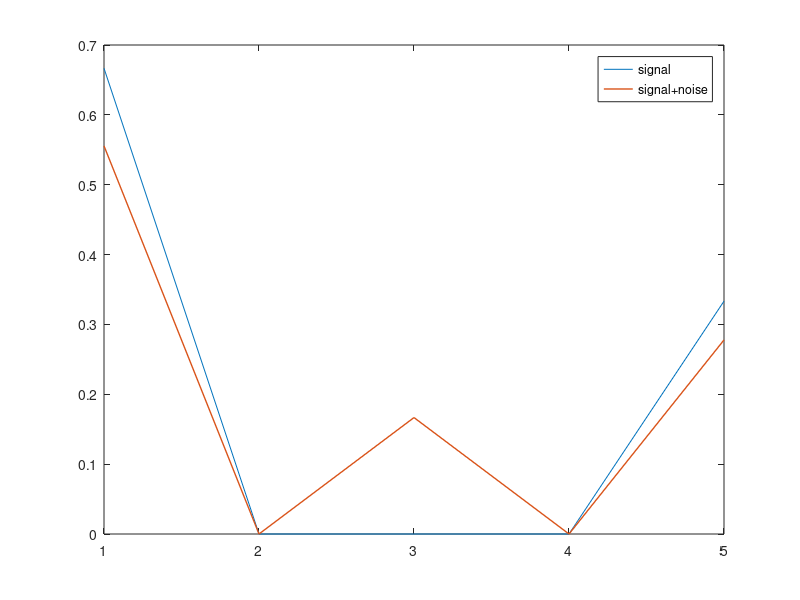

Source code (MATLAB): (Note: this script raises an error after producing the figure.)
close all
clear

n = 5;
epsilon = .01;
sig_to_noise = 0; 
thresh = 0.22;

C = zeros(n,n);
for i = 1:n
    for j = 1:n
        C(i,j) = abs(i-j);
    end
end

K = exp(-C/epsilon);

source_clean = zeros(n,1);
source_clean(1) = 1;
source_clean(n) = 1/2.;
source_clean = source_clean/sum(source_clean);

source = source_clean + sig_to_noise*rand(n,1);
source(3) = 1/5.;
source(source<0)=0;
source = source/sum(source);

figure
plot(1:n, source_clean, ...
     1:n, source, 'LineWidth',1)
legend('signal','signal+noise')

mesh_size = 5;
mesh_v = linspace(0,1,mesh_size);
targets_size = length(mesh_v)^n;

lambda_v = .6:.1:1.5;

dist_W = zeros(targets_size,length(lambda_v));
dist_l1 = zeros(targets_size,length(lambda_v));
dist_l2 = zeros(targets_size,length(lambda_v));
target_v = zeros(targets_size,length(lambda_v),n);
target_W_dist = zeros(length(lambda_v),1);
target_W_entropy = zeros(length(lambda_v),1);
target_L1_entropy = zeros(length(lambda_v),1);
target_L2_entropy = zeros(length(lambda_v),1);
target_W_points = zeros(length(lambda_v),1);
target_L1_points = zeros(length(lambda_v),1);
target_L2_points = zeros(length(lambda_v),1);
for lambda_ind = 1:length(lambda_v)
    
    targets = deterministic_dist(n,mesh_v);
    parfor rand_ind = 1:targets_size % stat_sig
        target = targets(:,rand_ind);
        
        u = ones(n,1);
        v = ones(n,1);
        T = diag(u) * K * diag(v);

        for opt_ind = 1:1000
            u = source./(K*v);
            v = target./(K'*u);
            T = diag(u) * K * diag(v);
        end
        
        dist_W(rand_ind,lambda_ind) = norm(C .* T, 'fro') ...
            + lambda_v(lambda_ind)*entropy1D(target);
        dist_l1(rand_ind,lambda_ind) = norm(source-target,1) ...
            + lambda_v(lambda_ind)*entropy1D(target);
        dist_l2(rand_ind,lambda_ind) = norm(source-target,2) ...
            + lambda_v(lambda_ind)*entropy1D(target);
        target_v(rand_ind,lambda_ind,:) = target;
    end
    
    [M,I] = min(dist_W(:,lambda_ind));
    optimal_target = target_v(I,lambda_ind,:);
    target_W_entropy(lambda_ind) = entropy1D(optimal_target);
    target_W_points(lambda_ind) = L0(optimal_target, thresh);
    target_W_dist(lambda_ind) = dist_W(I,lambda_ind);
    
    [M,I2] = min(dist_l1(:,lambda_ind));
    optimal_target = target_v(I2,lambda_ind,:);
    target_L1_entropy(lambda_ind) = entropy1D(optimal_target);
    target_L1_points(lambda_ind) = L0(optimal_target, thresh);
    
    [M,I3] = min(dist_l2(:,lambda_ind));
    optimal_target = target_v(I3,lambda_ind,:);
    target_L2_entropy(lambda_ind) = entropy1D(optimal_target);
    target_L2_points(lambda_ind) = L0(optimal_target, thresh);

end

figure
yyaxis left
plot(lambda_v,target_W_points,'-o','LineWidth',1);
xlabel('\lambda')
ylabel('|v|_M')

yyaxis right
plot(lambda_v, target_W_dist,'-d','LineWidth',1)
ylabel('d_W(\mu+\eta,v)')

